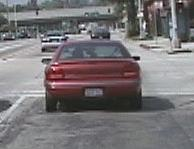
#> input picture Assignment 5/data/data_bow/cars-training-pos/image_0001.png, 194 x 149 px; its folder holds 4 pictures in this run
$ python bow_main.py   (older library calls are emulated)
#> lines starting #> are read from the running program, lines starting #| are printed output that depends on the picture
import numpy as np
import cv2
import glob
import os
from sklearn.cluster import KMeans
from tqdm import tqdm


def findnn(D1, D2):
    """
    :param D1: NxD matrix containing N feature vectors of dim. D
    :param D2: MxD matrix containing M feature vectors of dim. D
    :return:
        Idx: N-dim. vector containing for each feature vector in D1 the index of the closest feature vector in D2.
        Dist: N-dim. vector containing for each feature vector in D1 the distance to the closest feature vector in D2
    """
    N = D1.shape[0]
    M = D2.shape[0]  # [k]

    # Find for each feature vector in D1 the nearest neighbor in D2
    Idx, Dist = [], []
    for i in range(N):
        minidx = 0
        mindist = np.linalg.norm(D1[i, :] - D2[0, :])
        for j in range(1, M):
            d = np.linalg.norm(D1[i, :] - D2[j, :])

            if d < mindist:
                mindist = d
                minidx = j
        Idx.append(minidx)
        Dist.append(mindist)
    return Idx, Dist


def grid_points(img, nPointsX, nPointsY, border):
    """
    :param img: input gray img, numpy array, [h, w]
    :param nPointsX: number of grids in x dimension
    :param nPointsY: number of grids in y dimension
    :param border: leave border pixels in each image dimension
    :return: vPoints: 2D grid point coordinates, numpy array, [nPointsX*nPointsY, 2]
    """
    h, w = img.shape

    #TODO

    x_spacing = (w-2*border-1)//(nPointsX-1)
    y_spacing = (h-2*border-1)//(nPointsY-1)

    y_coordinates = np.arange(border,h-border,y_spacing)
    x_coordinates = np.arange(border,w-border,x_spacing)

    Y, X = np.meshgrid(y_coordinates,x_coordinates)

    Y = np.reshape(Y, (nPointsX*nPointsY))
    X = np.reshape(X, (nPointsX*nPointsY))

    vPoints = np.c_[Y,X]  # numpy array, [nPointsX*nPointsY, 2]
    return vPoints


def descriptors_hog(img, vPoints, cellWidth, cellHeight):
    nBins = 8
    w = cellWidth
    h = cellHeight

    grad_x = cv2.Sobel(img, cv2.CV_16S, dx=1, dy=0, ksize=1)
    grad_y = cv2.Sobel(img, cv2.CV_16S, dx=0, dy=1, ksize=1)


    descriptors = []  # list of descriptors for the current image, each entry is one 128-d vector for a grid point
    for i in range(len(vPoints)):
        #TODO
        descriptor_this_gridpoint = np.zeros(0)

        for l in range(-2,2):
            for m in range(-2,2):
                y_idx = np.arange(vPoints[i,0]+l*h,vPoints[i,0]+(l+1)*h,1)
                x_idx = np.arange(vPoints[i,1]+m*w,vPoints[i,1]+(m+1)*w,1)
                unwrapped_phase = np.arctan2(grad_y[y_idx,x_idx],grad_x[y_idx,x_idx])%(2*np.pi)
                #Convert unwrapped_phase to integer values in 0,1,2,3,...8(8 is included)
                phase_int = (np.round(unwrapped_phase*4/np.pi)).astype(np.intc)

                #0 and 8 correspond to same rounded phase, so replace 8 with 0.

                ii = np.where(phase_int==8)
                phase_int[ii] = 0
                hist_ = np.histogram(phase_int,bins=8)[0]

                descriptor_this_gridpoint = np.append(descriptor_this_gridpoint,hist_)

        descriptors.append(descriptor_this_gridpoint)


    descriptors = np.asarray(descriptors) # [nPointsX*nPointsY, 128], descriptor for the current image (100 grid points)
    return descriptors


def create_codebook(nameDirPos, nameDirNeg, k, numiter):
    """
    :param nameDirPos: dir to positive training images
    :param nameDirNeg: dir to negative training images
    :param k: number of kmeans cluster centers
    :param numiter: maximum iteration numbers for kmeans clustering
    :return: vCenters: center of kmeans clusters, numpy array, [k, 128]
    """
#> called with nameDirPos = 'data/data_bow/cars-training-pos', nameDirNeg = 'data/data_bow/cars-training-neg', k = 16, numiter = 10
    vImgNames = sorted(glob.glob(os.path.join(nameDirPos, '*.png')))
    vImgNames = vImgNames + sorted(glob.glob(os.path.join(nameDirNeg, '*.png')))

    nImgs = len(vImgNames)

    cellWidth = 4
    cellHeight = 4
    nPointsX = 10
    nPointsY = 10
    border = 8

    vFeatures = []  # list for all features of all images (each feature: 128-d, 16 histograms containing 8 bins)
    # Extract features for all image
    for i in tqdm(range(nImgs)):
        # print('processing image {} ...'.format(i+1))
        img = cv2.imread(vImgNames[i])  # [172, 208, 3]
#> img is the input picture: shape (149, 194, 3); mean B, G, R 118.5, 116.2, 120
        img = cv2.cvtColor(img, cv2.COLOR_BGR2GRAY)  # [h, w]
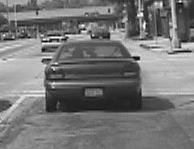
#> img: shape (149, 194); min 1, max 254, mean 117.6

        # Collect local feature points for each image, and compute a descriptor for each local feature point
        # TODO

        vPoints = grid_points(img, nPointsX, nPointsY, border)
#> vPoints = 100 pairs, first value 8 to 134, second value 8 to 179
        descriptors = descriptors_hog(img, vPoints, cellWidth, cellHeight)
#> in descriptors_hog, `grad_x = cv2.Sobel(img, cv2.CV_16S, dx=1, dy=0, ksize=1)`:
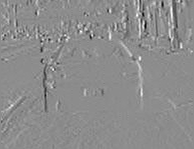
#> grad_x: shape (149, 194) int16; min -223, max 181, mean -0.1; drawn with min black and max white
#> in descriptors_hog, `grad_y = cv2.Sobel(img, cv2.CV_16S, dx=0, dy=1, ksize=1)`:
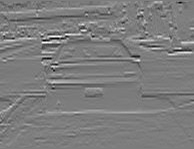
#> grad_y: shape (149, 194) int16; min -227, max 235, mean 0.1; drawn with min black and max white
#> the loop in descriptors_hog, `for i in range(len(vPoints)):` made 100 passes
#> after the loop in descriptors_hog, `for i in range(len(vPoints)):`: descriptors = 100 items
        vFeatures.append(descriptors)
#> pass 2 of the loop in create_codebook, `for i in tqdm(range(nImgs)):`:
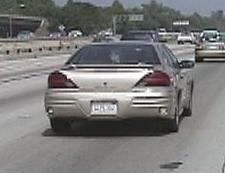
#> input picture Assignment 5/data/data_bow/cars-training-pos/image_0006.png, 225 x 173 px
#> in create_codebook, img is the input picture: shape (173, 225, 3); mean B, G, R 121.4, 122.2, 122.4
#> img: shape (173, 225)
#> in create_codebook, `vPoints = grid_points(img, nPointsX, nPointsY, border)`: vPoints = 100 pairs, first value 8 to 161, second value 8 to 215
#> grad_x: shape (173, 225) int16
#> in descriptors_hog (call 2), `grad_y = cv2.Sobel(img, cv2.CV_16S, dx=0, dy=1, ksize=1)`:
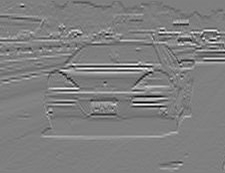
#> grad_y: shape (173, 225) int16; min -245, max 245, mean 0.2; drawn with min black and max white
#> the loop in descriptors_hog (call 2), `for i in range(len(vPoints)):` made 100 passes
#> pass 3 of the loop in create_codebook, `for i in tqdm(range(nImgs)):`:
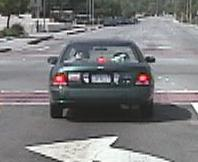
#> input picture Assignment 5/data/data_bow/cars-training-pos/image_0010.png, 198 x 162 px
#> in create_codebook, img is the input picture: shape (162, 198, 3); mean B, G, R 124.6, 123.2, 123.2
#> img: shape (162, 198)
#> in create_codebook, `vPoints = grid_points(img, nPointsX, nPointsY, border)`: vPoints = 100 pairs, first value 8 to 152, second value 8 to 188
#> grad_x: shape (162, 198) int16
#> in descriptors_hog (call 3), `grad_y = cv2.Sobel(img, cv2.CV_16S, dx=0, dy=1, ksize=1)`:
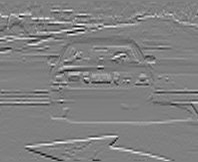
#> grad_y: shape (162, 198) int16; min -243, max 240, mean 1.1; drawn with min black and max white
#> the loop in descriptors_hog (call 3), `for i in range(len(vPoints)):` made 100 passes
#> the loop made 4 passes; the first 3 are shown


    vFeatures = np.asarray(vFeatures)  # [n_imgs, n_vPoints, 128]
    vFeatures = vFeatures.reshape(-1, vFeatures.shape[-1])  # [n_imgs*n_vPoints, 128]
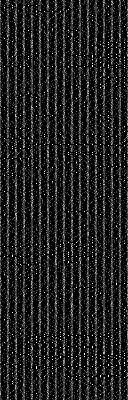
#> vFeatures: shape (400, 128) float64; min 0, max 4, mean 0.5; drawn with min black and max white
    print('number of extracted features: ', len(vFeatures))


    # Cluster the features using K-Means
    print('clustering ...')
    kmeans_res = KMeans(n_clusters=k, max_iter=numiter).fit(vFeatures)
    vCenters = kmeans_res.cluster_centers_  # [k, 128]
    return vCenters


def bow_histogram(vFeatures, vCenters):
    """
    :param vFeatures: MxD matrix containing M feature vectors of dim. D
    :param vCenters: NxD matrix containing N cluster centers of dim. D
    :return: histo: N-dim. numpy vector containing the resulting BoW activation histogram.
    """
    histo = None
    N, D = vCenters.shape

    #TODO
    Idx, Dist = findnn(vFeatures, vCenters)
    histo = np.histogram(Idx,bins=N)[0]

    return histo


def create_bow_histograms(nameDir, vCenters):
    """
    :param nameDir: dir of input images
    :param vCenters: kmeans cluster centers, [k, 128] (k is the number of cluster centers)
    :return: vBoW: matrix, [n_imgs, k]
    """
    vImgNames = sorted(glob.glob(os.path.join(nameDir, '*.png')))
    nImgs = len(vImgNames)

    cellWidth = 4
    cellHeight = 4
    nPointsX = 10
    nPointsY = 10
    border = 8

    # Extract features for all images in the given directory
    vBoW = []
    for i in tqdm(range(nImgs)):
        # print('processing image {} ...'.format(i + 1))
        img = cv2.imread(vImgNames[i])  # [172, 208, 3]
        img = cv2.cvtColor(img, cv2.COLOR_BGR2GRAY)  # [h, w]

        #TODO
        vPoints = grid_points(img, nPointsX, nPointsY, border)
#> vPoints = 100 pairs, first value 8 to 134, second value 8 to 179
        vFeatures = descriptors_hog(img, vPoints, cellWidth, cellHeight)
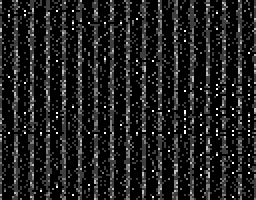
#> vFeatures: shape (100, 128) float64 (shown 2 times larger); min 0, max 4, mean 0.5; drawn with min black and max white
        histo = bow_histogram(vFeatures, vCenters)
        vBoW.append(histo)
#> pass 2 of the loop in create_bow_histograms, `for i in tqdm(range(nImgs)):`:
#> in create_bow_histograms, `vPoints = grid_points(img, nPointsX, nPointsY, border)`: vPoints = 100 pairs, first value 8 to 161, second value 8 to 215
#> in create_bow_histograms, `vFeatures = descriptors_hog(img, vPoints, cellWidth, cellHeight)`:
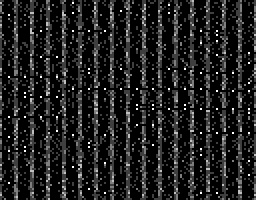
#> vFeatures: shape (100, 128) float64 (shown 2 times larger); min 0, max 4, mean 0.5; drawn with min black and max white
#> pass 3 of the loop in create_bow_histograms, `for i in tqdm(range(nImgs)):`:
#> in create_bow_histograms, `vPoints = grid_points(img, nPointsX, nPointsY, border)`: vPoints = 100 pairs, first value 8 to 152, second value 8 to 188
#> in create_bow_histograms, `vFeatures = descriptors_hog(img, vPoints, cellWidth, cellHeight)`:
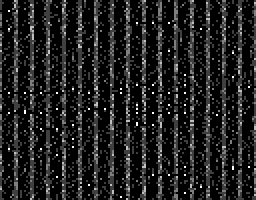
#> vFeatures: shape (100, 128) float64 (shown 2 times larger); min 0, max 4, mean 0.5; drawn with min black and max white
#> the loop made 4 passes; the first 3 are shown


    vBoW = np.asarray(vBoW)  # [n_imgs, k]
    return vBoW


def bow_recognition_nearest(histogram,vBoWPos,vBoWNeg):
    """
    :param histogram: bag-of-words histogram of a test image, [1, k]
    :param vBoWPos: bag-of-words histograms of positive training images, [n_imgs, k]
    :param vBoWNeg: bag-of-words histograms of negative training images, [n_imgs, k]
    :return: sLabel: predicted result of the test image, 0(without car)/1(with car)
    """
    Idx_pos, DistPos = findnn(histogram, vBoWPos)
    Idx_neg, DistNeg = findnn(histogram, vBoWNeg)

    # Find the nearest neighbor in the positive and negative sets and decide based on this neighbor
    #TODO

    if (DistPos < DistNeg):
        sLabel = 1
    else:
        sLabel = 0
    return sLabel


if __name__ == '__main__':
    nameDirPos_train = 'data/data_bow/cars-training-pos'
    nameDirNeg_train = 'data/data_bow/cars-training-neg'
    nameDirPos_test = 'data/data_bow/cars-testing-pos'
    nameDirNeg_test = 'data/data_bow/cars-testing-neg'


    k = 16  #TODO
    numiter = 10  #TODO

    print('creating codebook ...')
    vCenters = create_codebook(nameDirPos_train, nameDirNeg_train, k, numiter)

    print('creating bow histograms (pos) ...')
    vBoWPos = create_bow_histograms(nameDirPos_train, vCenters)
    print('creating bow histograms (neg) ...')
    vBoWNeg = create_bow_histograms(nameDirNeg_train, vCenters)

    # test pos samples
    print('creating bow histograms for test set (pos) ...')
    vBoWPos_test = create_bow_histograms(nameDirPos_test, vCenters)  # [n_imgs, k]
    result_pos = 0
    print('testing pos samples ...')
    for i in range(vBoWPos_test.shape[0]):
        cur_label = bow_recognition_nearest(vBoWPos_test[i:(i+1)], vBoWPos, vBoWNeg)
        result_pos = result_pos + cur_label
#> (the run stopped early here; a loop or call above may not have finished)
